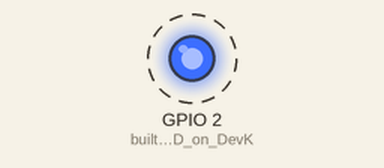
Recording of a sketch running on a simulated ESP32. On the bench: output pins drawn as LEDs (lit = HIGH). Dashed ring = blinking. What the sketch prints to the serial monitor is not drawn.

Above: at 0.7 s.
Timing chart, 0 to 3.5 s (numbered marks = the images above):
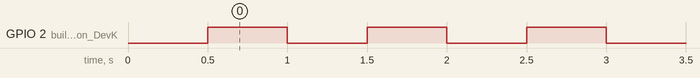

The sketch:

blink_test.ino
```cpp
/*
  Blink test - checks that the ESP32 board, cable, driver and upload work
  -----------------------------------------------------------------------
  Use    : upload, open Serial Monitor at 115200 baud, press EN
  Result : blue LED blinks and "ESP32 is alive!" then LED ON / LED OFF
  Note   : some DevKit V1 clones have no blue LED on GPIO2 - judge by the
           Serial Monitor only on those boards.
*/

void setup() {
  Serial.begin(115200);
  pinMode(2, OUTPUT);                 // built-in blue LED on DevKit V1
  delay(500);
  Serial.println("ESP32 is alive!");
  Serial.print("Chip: ");
  Serial.println(ESP.getChipModel());
}

void loop() {
  digitalWrite(2, HIGH);
  Serial.println("LED ON");
  delay(500);
  digitalWrite(2, LOW);
  Serial.println("LED OFF");
  delay(500);
}
```

Measured:
- by itself, GPIO 2 (built-in_blue_LED_on_DevK): alternates HIGH for 0.50 s and LOW for 0.50 s
